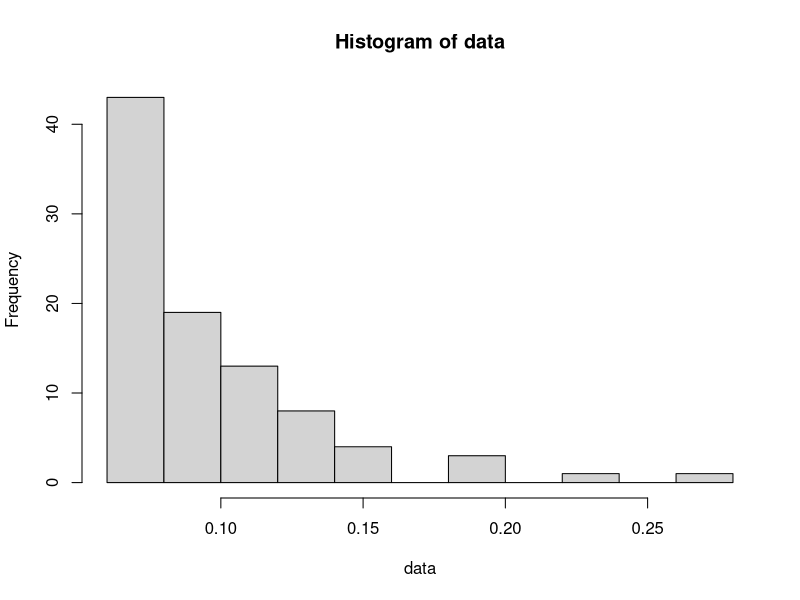
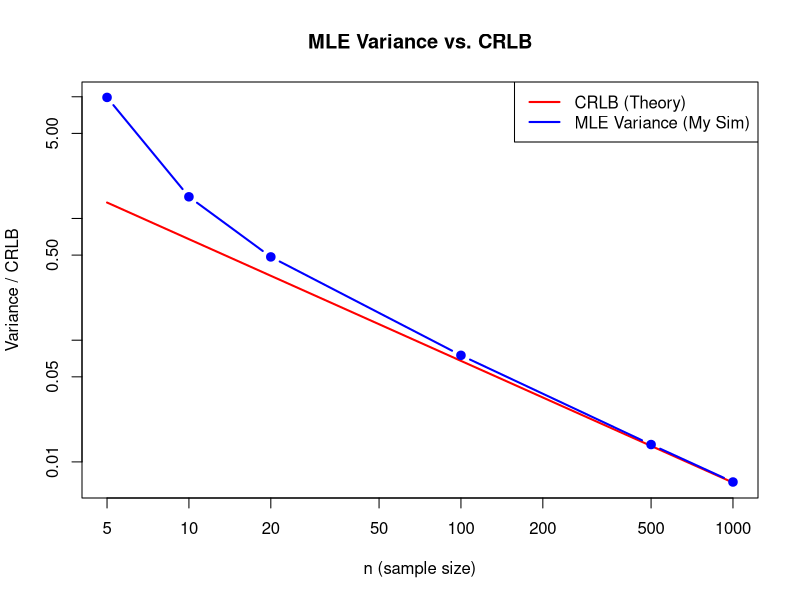

R code for these plots, in order:
## ---- chunk 1
knitr::opts_chunk$set(echo = TRUE)
## ---- chunk 2
set.seed(12345)
## ---- chunk 3
data = read.csv("data.csv")$x
hist(data)
## ---- chunk 4
x_0 = min(data)
x_0
## ---- chunk 5
## input: count data xs
## output: method of moments estimate of alpha
compute_mom_estimate <- function(xs) {
  ## perform computations
  x_bar <- mean(xs)
  x_0_val <- min(xs)
  
  alpha_mom <- x_bar / (x_bar - x_0_val)
  
  return(alpha_mom)
}
## ---- chunk 6
# 1. Call the function defined above on our data
alpha_mom_estimate <- compute_mom_estimate(data)
# 2. Report the estimate
print(alpha_mom_estimate)
## ---- chunk 7
## input: count data xs
## output: maximum likelihood estimates of alpha
compute_mle_estimate <- function(xs) {
  ## perform computations
  n <- length(xs)
  # x_0 is assumed to be the minimum value of the dataset
  x_0_val <- min(xs)
  
  # calculate the sum term in the denominator
  sum_log_term <- sum(log(xs / x_0_val))
  
  # calculate MLE (using the formula from Q4)
  alpha_mle <- n / sum_log_term
  
  return(alpha_mle)
} 
## ---- chunk 8
# 1. Call the function defined above on our data
alpha_mle_estimate <- compute_mle_estimate(data)

# 2. Report the estimate
print(alpha_mle_estimate)

## ---- chunk 9
qpareto <- function(u, x0, theta){
  stopifnot(all(x0 > 0), all(theta > 0), all(u >= 0), all(u <= 1))
  x0 * (1 - u)^(-1/theta) 
}
rpareto <- function(n, x0, theta){
  stopifnot(all(x0 > 0), all(theta > 0), n >= 0) 
  u <- runif(n)
  qpareto(u, x0 = x0, theta = theta) 
}
## ---- chunk 10
alpha_star <- 2.6
n <- 92
N_trials <- 10000 
x_0_true <- min(data) 
# Create empty vectors to store the results
mom_estimates <- numeric(N_trials)
mle_estimates <- numeric(N_trials)

for (i in 1:N_trials) {
  # 1. Generate fake data
  sim_data <- rpareto(n = n, x0 = x_0_true, theta = alpha_star)
  
  # 2. Get estimates (the functions will find their own min(sim_data) for x0)
  mom_estimates[i] <- compute_mom_estimate(sim_data)
  mle_estimates[i] <- compute_mle_estimate(sim_data)
}

# Calculate MSE ---
mse_mom <- mean((mom_estimates - alpha_star)^2, na.rm = TRUE)
mse_mle <- mean((mle_estimates - alpha_star)^2, na.rm = TRUE)

# Print the results
mse_mom
mse_mle
## ---- chunk 11
ns = c(5, 10, 20, 100, 500, 1000)
## ---- chunk 12
qpareto <- function(u, x0, theta){
  stopifnot(all(x0 > 0), all(theta > 0), all(u >= 0), all(u <= 1))
  x0 * (1 - u)^(-1/theta) 
}
# this makes the fake data
rpareto <- function(n, x0, theta){
  stopifnot(all(x0 > 0), all(theta > 0), n >= 0)  
  u <- runif(n)
  qpareto(u, x0 = x0, theta = theta) 
}

# The MLE function from Q5
compute_mle_estimate <- function(xs) {
  n <- length(xs)
  x_0_val <- min(xs) # finds x0 from the sample
  sum_log_term <- sum(log(xs / x_0_val))
  alpha_mle <- n / sum_log_term
  return(alpha_mle)
}

alpha_star <- 2.6 # The "true" alpha
x_0_true <- min(data) # Use the min from our real data
ns <- c(5, 10, 20, 100, 500, 1000) 
M_trials <- 5000 

results_df <- data.frame(
  n = ns,
  crlb = (alpha_star^2) / ns,
  sim_variance = NA          
)

for (i in 1:length(ns)) {
  
  n_current <- ns[i] 
  
  mle_estimates_current <- numeric(M_trials)
  
  # Run M_trials
  for (j in 1:M_trials) {
    # 1. Make the data
    sim_data <- rpareto(n = n_current, x0 = x_0_true, theta = alpha_star)
    # 2. calculate the MLE
    mle_estimates_current[j] <- compute_mle_estimate(sim_data)
  }
  
  # 3. Get the variance of all those estimates and save it
  results_df$sim_variance[i] <- var(mle_estimates_current)
}

print(results_df) 

# Plotting time
plot(results_df$n, results_df$crlb,
     type = "l", # "l" = line
     col = "red",
     lwd = 2,
     log = "xy", # log-log scale makes it easier to see
     ylim = range(c(results_df$crlb, results_df$sim_variance)),
     xlab = "n (sample size)",
     ylab = "Variance / CRLB",
     main = "MLE Variance vs. CRLB")

# Add simulation results (blue line)
lines(results_df$n, results_df$sim_variance,
      type = "b", # "b" = both (points and line)
      col = "blue",
      lwd = 2,
      pch = 19) # pch=19 is a solid circle

# Add a legend
legend("topright",
       legend = c("CRLB (Theory)", "MLE Variance (My Sim)"),
       col = c("red", "blue"),
       lwd = 2)
## ---- chunk 13
compute_CI_endpoints <- function(xs, beta) {
  n <- length(xs)
  
  # Compute the MLE  
  alpha_mle <- compute_mle_estimate(xs)
  
  # find the z-value for the 96% CI
  z_value <- qnorm(1 - beta/2)
  
  # Compute the SE using the CRLB formula 
  # Var(alpha_mle) approx CRLB = alpha^2 / n
  asymptotic_var <- alpha_mle^2 / n
  SE <- sqrt(asymptotic_var)
  
  # 4. Compute Wald CI endpoints
  L <- alpha_mle - z_value * SE
  U <- alpha_mle + z_value * SE
  
  return(c(L, U))
}
## ---- chunk 14
# set the error level
beta <- 0.04 

# Calculate the endpoints using the data
ci_endpoints_wald <- compute_CI_endpoints(data, beta)

# Report the endpoints
ci_endpoints_wald
## ---- chunk 15
approximate.coverage <- function(alpha, beta, trials) {
  
  # Parameters from our specific problem
  n_val <- 92 
  x_0_true <- min(data) 
  
  hit_count <- 0 # Counter for CIs that "hit" the true value
  
  for (i in 1:trials) {
    # 1. Generate a new dataset from the *correct* true distribution
    sim_data <- rpareto(n_val, x0 = x_0_true, theta = alpha_true)
    
    # 2. Compute the CI for this simulated dataset
    ci_sim <- compute_CI_endpoints(sim_data, beta)
    
    # 3. Check if the true value is inside (adding NA check)
    if (!is.na(ci_sim[1])) {
      if (ci_sim[1] <= alpha_true && alpha_true <= ci_sim[2]) {
        hit_count <- hit_count + 1
      }
    }
  }
  
  # Coverage is the proportion of hits
  coverage_alpha <- hit_count / trials
  return(coverage_alpha)
}
## ---- chunk 16
alpha_true <- 2.6 
beta <- 0.04      # 96% CI 
M_trials <- 10000 # Number of trials

sim_coverage <- approximate.coverage(
  alpha = alpha_true,
  beta = beta,
  trials = M_trials
)

print(paste("Target Coverage (1-beta):", 1 - beta))
print(paste("Simulated Coverage:", sim_coverage))
